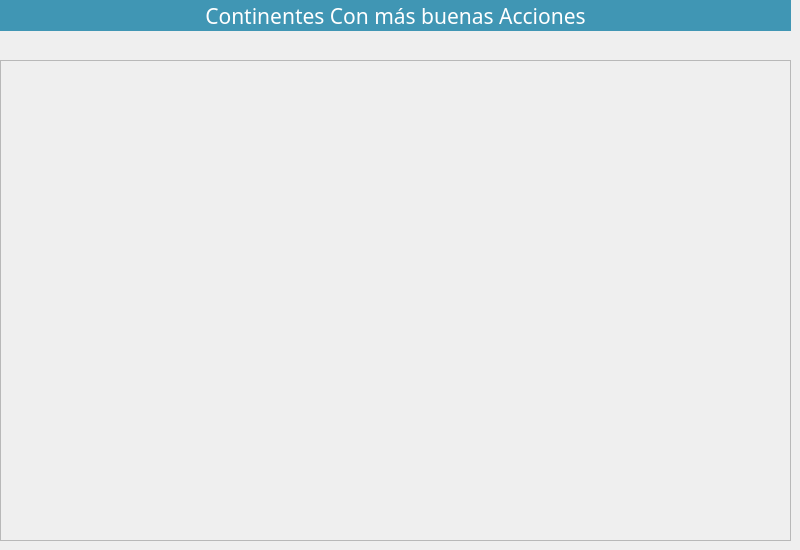
      <widget class="QWidget" name="pageMapaBuenasAcciones">
       <widget class="QFrame" name="frame">
        <property name="geometry">
         <rect>
          <x>0</x>
          <y>60</y>
          <width>791</width>
          <height>481</height>
         </rect>
        </property>
        <property name="frameShape">
         <enum>QFrame::StyledPanel</enum>
        </property>
        <property name="frameShadow">
         <enum>QFrame::Raised</enum>
        </property>
        <widget class="QLabel" name="lbEuropaHeaven">
         <property name="geometry">
          <rect>
           <x>350</x>
           <y>10</y>
           <width>171</width>
           <height>181</height>
          </rect>
         </property>
         <property name="styleSheet">
          <string notr="true">image:url(&quot;:/images/continents/europa.png&quot;);</string>
         </property>
         <property name="text">
          <string/>
         </property>
        </widget>
        <widget class="QLabel" name="lbAfricaHeaven">
         <property name="geometry">
          <rect>
           <x>320</x>
           <y>190</y>
           <width>251</width>
           <height>251</height>
          </rect>
         </property>
         <property name="styleSheet">
          <string notr="true">image:url(':/images/continents/africa.png');</string>
         </property>
         <property name="text">
          <string/>
         </property>
        </widget>
        <widget class="QLabel" name="lbAustraliaHeaven">
         <property name="geometry">
          <rect>
           <x>590</x>
           <y>260</y>
           <width>171</width>
           <height>181</height>
          </rect>
         </property>
         <property name="styleSheet">
          <string notr="true">image:url(&quot;:/images/continents/oceania.png&quot;);</string>
         </property>
         <property name="text">
          <string/>
         </property>
        </widget>
        <widget class="QLabel" name="lbAsiaHeaven">
         <property name="geometry">
          <rect>
           <x>560</x>
           <y>20</y>
           <width>211</width>
           <height>231</height>
          </rect>
         </property>
         <property name="styleSheet">
          <string notr="true">image:url(&quot;:/images/continents/asia.png&quot;);</string>
         </property>
         <property name="text">
          <string/>
         </property>
        </widget>
        <widget class="QLabel" name="lbAmericaHeaven">
         <property name="geometry">
          <rect>
           <x>-20</x>
           <y>20</y>
           <width>341</width>
           <height>411</height>
          </rect>
         </property>
         <property name="styleSheet">
          <string notr="true">image:url(':/images/continents/america.png');</string>
         </property>
         <property name="text">
          <string/>
         </property>
        </widget>
       </widget>
       <widget class="QLabel" name="label_15">
        <property name="geometry">
         <rect>
          <x>0</x>
          <y>0</y>
          <width>791</width>
          <height>31</height>
         </rect>
        </property>
        <property name="font">
         <font>
          <family>Doppio One</family>
          <pointsize>16</pointsize>
          <weight>50</weight>
          <bold>false</bold>
         </font>
        </property>
        <property name="styleSheet">
         <string notr="true">color: white;
background-color:rgb(64, 150, 180);
 text-align: center ;
</string>
        </property>
        <property name="text">
         <string>Continentes Con más buenas Acciones</string>
        </property>
        <property name="alignment">
         <set>Qt::AlignCenter</set>
        </property>
       </widget>
      </widget>
